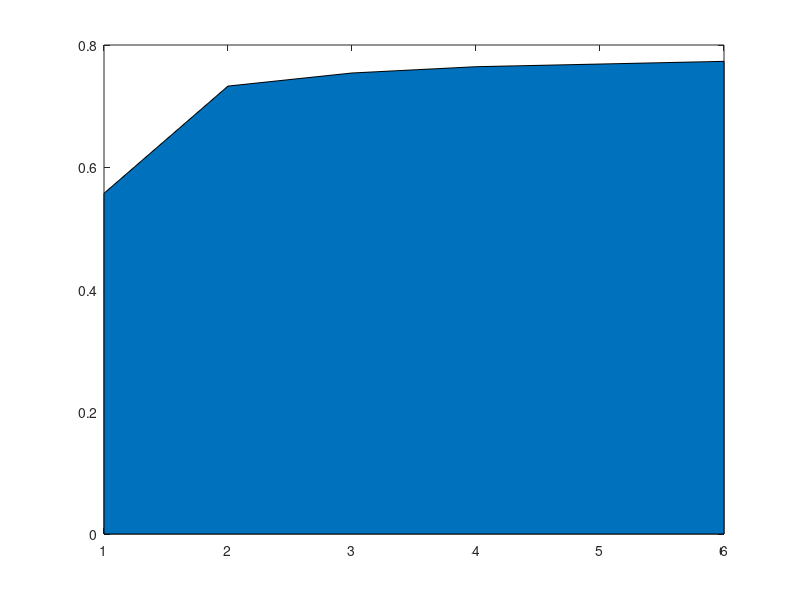

Source code (MATLAB): (Note: this script raises an error after producing the figure.)
p = [5.573559e-01,4.976970e-01,3.124829e-01,4.601566e-01,1.713640e-01; ...
    7.328136e-01,7.122770e-01,4.424916e-01, 6.415866e-01,1.522867e-01; ...
    7.542173e-01,7.250277e-01,4.525375e-01,6.558284e-01,1.545081e-01; ...  
    7.645033e-01,7.272191e-01,4.514741e-01,6.687177e-01,1.514527e-01; ...
    7.688687e-01,7.246981e-01,4.458625e-01,6.693845e-01,1.524921e-01; ...
    7.732782e-01,7.296987e-01,4.511144e-01,6.709657e-01,1.556742e-01]

figure;
a = area(p(:,1));
a.FaceColor = [129/255,204/255.0,116/255.0];
hold on

a = area(p(:,2));
a.FaceColor = [252/255.0,249/255.0,68/255.0];
hold on

a = area(p(:,3));
a.FaceColor = [107/255.0,147/255.0,219/255.0];
hold on

a = area(p(:,4));
a.FaceColor = [219/255,107/255.0,157/255.0];

a = area(p(:,5));
a.FaceColor = [121/255.0,116/255.0,204/255.0];

set(gca, 'XTick', [1 2 3 4 5,6]);
set(gca, 'XTickLabel', {'3%', '22.25%.' ,'41.5%','60.75%', '80%', '100%'});
xlabel('Ratio')
ylabel('mAP')

legend('SIFT','SURF','ORB','PHOW-RGB','PHOW-GRAY','Location','northoutside','Orientation','horizontal'),